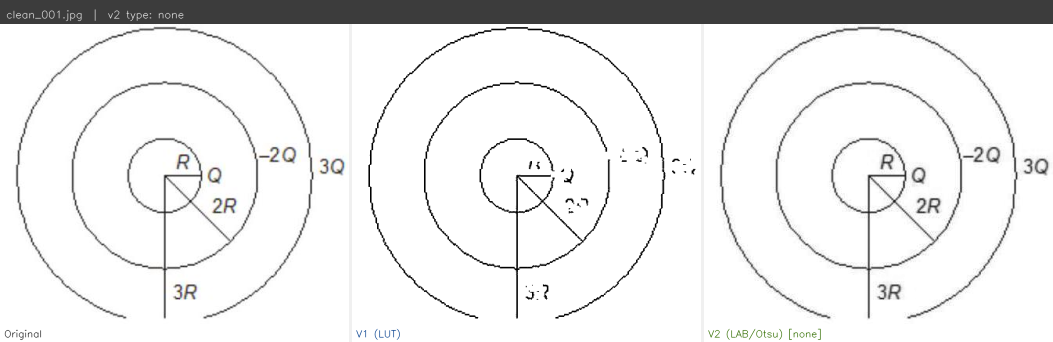
#> input picture comparison/clean/clean_001_comparison.png, 2106 x 684 px (shown at 1/2 size)
$ python remove_watermark_v2.py ../comparison/clean   (older library calls are emulated)
#> lines starting #> are read from the running program, lines starting #| are printed output that depends on the picture; after the words box and inside, x2 and y2 are one past the last pixel; in counts of white or black regions, pixels touching at a corner belong together
#> in process_directory, img is the input picture: shape (684, 2106, 3); mean B, G, R 234.3, 234.3, 234.3
"""Watermark Removal v2 for scanned question paper images.

Key improvements over v1:
  - LAB colorspace b*-channel analysis: cleanly isolates blue watermarks from
    black diagram content without throwing away chromatic information
  - Per-image classification (none / blue / red / grey / mixed): clean images
    get minimal enhancement instead of aggressive processing
  - Confidence-map blending: smooth, artifact-free blue watermark suppression
    via a pixel-level certainty score rather than a hard threshold
  - Otsu-blended adaptive threshold: handles grey watermarks better than the
    fixed [160, 210] range in v1
  - CLAHE local contrast + bilateral filter + unsharp mask: replaces the
    halo-prone 3x3 Laplacian kernel with an edge-preserving pipeline

Usage:
    python src/remove_watermark_v2.py samples/watermarked output_v2/
    python src/remove_watermark_v2.py samples/watermarked output_v2/ --verbose
    python src/remove_watermark_v2.py samples/clean output_v2_clean/  # mostly passthrough
"""

import os
import sys
import time
from dataclasses import dataclass
from pathlib import Path
from typing import Optional, Tuple

import numpy as np

try:
    import cv2

    HAS_CV2 = True
except ImportError:
    HAS_CV2 = False


# ── Image Analysis / Classification ──────────────────────────────────────────


@dataclass
class ImageAnalysis:
    """Per-image watermark classification result."""

    wm_type: str  # "none" | "blue" | "blue_sat" | "red" | "grey" | "mixed"
    has_red: bool
    has_blue: bool  # combined: has_blue_lab OR has_blue_saturated
    has_blue_lab: bool  # semi-transparent light-blue cast (LAB b* signal)
    has_blue_saturated: bool  # opaque/saturated blue logo (HSV hue signal)
    has_grey: bool
    red_ratio: float  # fraction of pixels that are saturated-red
    blue_fraction: float  # fraction of bright pixels with strong blue shift (LAB)
    blue_hsv_ratio: float  # fraction of all pixels that are saturated blue/cyan (HSV)
    cool_fraction: float  # fraction of bright pixels with mild cool cast (b < 124)
    grey_mass: float  # histogram mass in mid-luminance range [80, 200]
    mean_b_shift: float  # mean b* shift of bright pixels (positive = more blue)
    coarse_blue_fraction: (
        float  # downsampled bright-pixel blue ratio (faint large structures)
    )
    coarse_mean_b_shift: float  # downsampled mean b* shift (positive = bluer)
    has_blue_lab_faint: bool  # weak LAB signal only visible at coarse spatial scale


def analyze_image(img_bgr: np.ndarray) -> ImageAnalysis:
    """Classify watermark type using multi-channel statistics.

    Four independent signals are checked:

    Red        — HSV hue masking: saturated red wraps around H=0/180.
                 Ratio must be 0.05%–15% (present but not a red diagram).

    Blue (LAB) — LAB b* channel: light semi-transparent blue watermarks have
                 b < 116 (standard b* < -12) in bright pixels (L > 100).
                 Catches light blue tints and semi-transparent watermarks.

    Blue (HSV) — Strict HSV hue masking for saturated blue logos only
                 (H=95-130, S>=90, V<=220).  This catches opaque blue graphics
                 while avoiding low-saturation sky-blue page tints that caused
                 over-processing in the previous revision.

    Cool-cast  — Mild blue cast in bright pixels (fraction of b < 124), used
                 as a fallback to route very light blue-tinted pages to the
                 grey/adaptive path instead of clean passthrough.

    Grey       — Luminance histogram: grey watermarks create histogram mass in
                 the mid-tone range L=[80,200] above 5% of total pixels.

    The signals are combined into: none / blue / blue_sat / red / grey / mixed.
    """
    h, w = img_bgr.shape[:2]
    total_pixels = h * w

    # ── Red detection (HSV) ──────────────────────────────────────────────
    hsv = cv2.cvtColor(img_bgr, cv2.COLOR_BGR2HSV)
#> hsv: shape (684, 2106, 3); mean H, S, V 1.3, 0.4, 234.4
    mask_r1 = cv2.inRange(hsv, np.array([0, 50, 50]), np.array([10, 255, 255]))
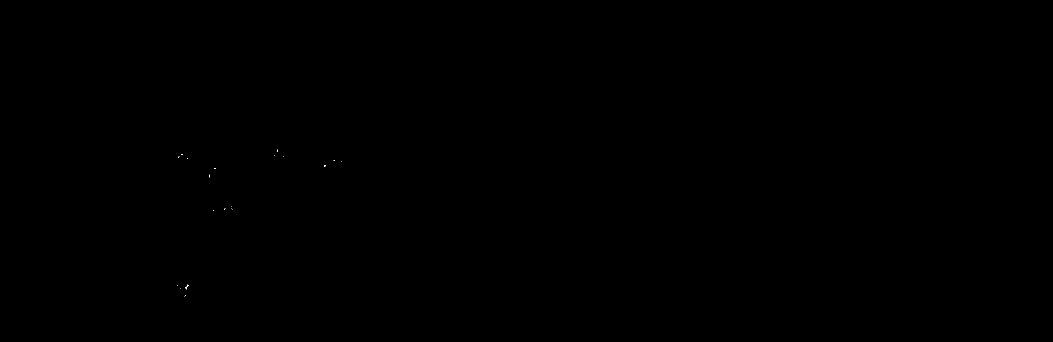
#> mask_r1: shape (684, 2106) (shown at 1/2 size); 0.01% white in thin lines or dots, all inside (x1, y1, x2, y2) = (354, 299, 683, 593)
    mask_r2 = cv2.inRange(hsv, np.array([170, 50, 50]), np.array([180, 255, 255]))
#> mask_r2: shape (684, 2106); 0% white in thin lines or dots, all inside (x1, y1, x2, y2) = (357, 299, 670, 593)
    red_mask = mask_r1 | mask_r2
    red_ratio = float(np.count_nonzero(red_mask)) / total_pixels
#> red_ratio = 8.82e-05
    # Present as a watermark (not a red diagram): between 0.05% and 15%
    has_red = 0.0005 < red_ratio < 0.15
#> has_red = False

    # ── Blue detection (LAB b* channel) ──────────────────────────────────
    lab = cv2.cvtColor(img_bgr, cv2.COLOR_BGR2Lab)
#> lab: shape (684, 2106, 3); mean of channels 0, 1, 2 235.1, 128, 128
    L_chan = lab[:, :, 0].astype(np.float32)  # [0, 255]
    b_chan = lab[:, :, 2].astype(np.float32)  # [0, 255], 128 = neutral

    # Only examine bright pixels: dark pixels are diagram content, not watermark
    bright_mask = L_chan > 100
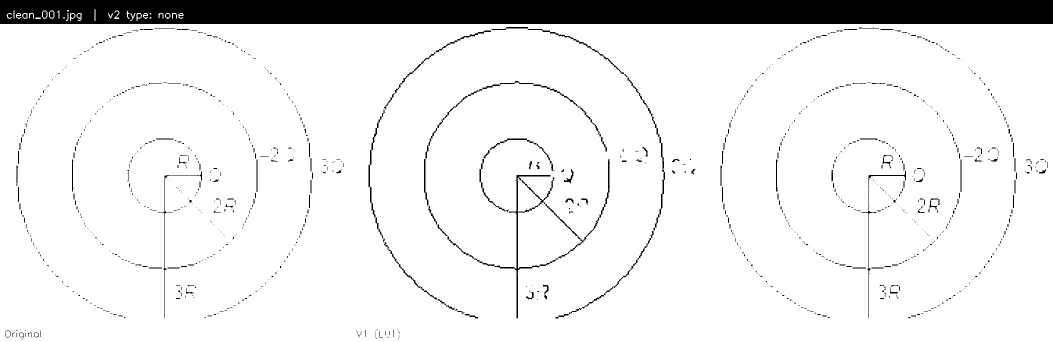
#> bright_mask: shape (684, 2106) bool (shown at 1/2 size); 91.6% white; 1026 black regions (878 under 20 px), largest, box (x1, y1, x2, y2) and area: (0, 0, 2106, 48) 99357, (895, 350, 1155, 637) 2413, (737, 219, 770, 476) 759
    bright_count = int(np.count_nonzero(bright_mask))
#> bright_count = 1320047

    if bright_count > 0:
        b_bright = b_chan[bright_mask]
        # b < 116 => standard b* < -12 => noticeably blue-shifted
        blue_fraction = float(np.sum(b_bright < 116)) / bright_count
#> blue_fraction = 0.000625
#> (the rest of the program and of its run is left out)
